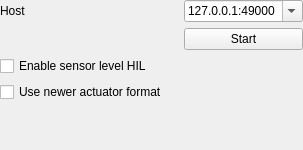
<?xml version="1.0" encoding="UTF-8"?>
<ui version="4.0">
 <class>QGCHilXPlaneConfiguration</class>
 <widget class="QWidget" name="QGCHilXPlaneConfiguration">
  <property name="geometry">
   <rect>
    <x>0</x>
    <y>0</y>
    <width>303</width>
    <height>150</height>
   </rect>
  </property>
  <property name="windowTitle">
   <string>Form</string>
  </property>
  <layout class="QGridLayout" name="gridLayout" rowstretch="0,0,0,0,0,0,0,0" columnstretch="20,0,0">
   <property name="leftMargin">
    <number>0</number>
   </property>
   <property name="topMargin">
    <number>0</number>
   </property>
   <property name="rightMargin">
    <number>0</number>
   </property>
   <property name="bottomMargin">
    <number>0</number>
   </property>
   <item row="1" column="1" colspan="2">
    <widget class="QPushButton" name="startButton">
     <property name="text">
      <string>Start</string>
     </property>
    </widget>
   </item>
   <item row="0" column="0">
    <widget class="QLabel" name="hostLabel">
     <property name="text">
      <string>Host</string>
     </property>
    </widget>
   </item>
   <item row="7" column="0" colspan="3">
    <spacer name="verticalSpacer">
     <property name="orientation">
      <enum>Qt::Vertical</enum>
     </property>
     <property name="sizeHint" stdset="0">
      <size>
       <width>20</width>
       <height>1</height>
      </size>
     </property>
    </spacer>
   </item>
   <item row="0" column="1" colspan="2">
    <widget class="QComboBox" name="hostComboBox">
     <property name="editable">
      <bool>true</bool>
     </property>
     <item>
      <property name="text">
       <string>127.0.0.1:49000</string>
      </property>
     </item>
    </widget>
   </item>
   <item row="3" column="0" colspan="3">
    <widget class="QCheckBox" name="sensorHilCheckBox">
     <property name="text">
      <string>Enable sensor level HIL</string>
     </property>
    </widget>
   </item>
   <item row="4" column="0" colspan="3">
    <widget class="QCheckBox" name="useHilActuatorControlsCheckBox">
     <property name="sizePolicy">
      <sizepolicy hsizetype="Minimum" vsizetype="Fixed">
       <horstretch>0</horstretch>
       <verstretch>0</verstretch>
      </sizepolicy>
     </property>
     <property name="text">
      <string>Use newer actuator format</string>
     </property>
    </widget>
   </item>
  </layout>
 </widget>
 <resources/>
 <connections/>
</ui>
